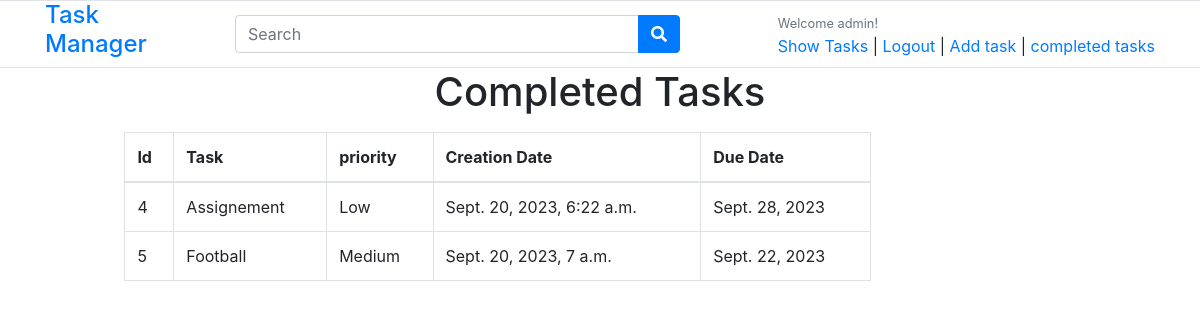
/show_complete/ (signed in), run on the app's committed database.
### tasks/models.py (models this page shows)
class taskModel(models.Model):
    user=models.ForeignKey(User, related_name='task', on_delete=models.CASCADE)
    title=models.CharField(max_length=100)
    description=models.CharField(max_length=300,null=True, blank=True)
    photo=models.ImageField(upload_to="img/")
    creation_date=models.DateTimeField(auto_now_add=True)
    due_date=models.DateField()
    priority=models.CharField(max_length=100,choices=PRIORITY)
    priority_slug=models.SlugField(max_length=100,null=True,blank=True)
    is_complete=models.BooleanField(default=False)

### tasks/views.py (the view)
# urls.py: path('show_complete/',views.ShowCompletedTasks.as_view(),name='show_complete'),
class ShowCompletedTasks(ListView):
   model=taskModel
   template_name='completed_task.html'
   context_object_name='tasks'
   def get_queryset(self):
      return taskModel.objects.filter(Q(is_complete=True) & Q(user=self.request.user))

### tasks/templates/completed_task.html
{% extends 'base.html' %}
{% block body %}
<h1 class="text-center">Completed Tasks</h1>
<div class ="row mt-3">
    <div class="col-md-10">
      {% if tasks %}
<table class="table table-bordered w-75 m-auto mt-4">
    <thead>
      <tr>
        <th scope="col">Id</th>
        <th scope="col">Task</th>
        <th scope="col">priority</th>
        <th scope="col">Creation Date</th>
        <th scope="col">Due Date</th>
      </tr>
    </thead>
    <tbody>
        {% for task in tasks %}
        <tr>
            <td>{{task.id}}</td>
            <td>{{task.title}}</a></td>
            <td>{{task.priority}}</td>
            <td>{{task.creation_date}}</td>
            <td>{{task.due_date}}</td>
          </tr>
        {% endfor %}
    </tbody>
  </table>
  {% else %}
  <h1 class="text-center ">No data availabe</h1>
{% endif %}
    </div>
</div>
{% endblock %}

### templates/base.html (shortened to what this page needs)
<!DOCTYPE html>
{% load static %}
<html lang="en">
  <head>
    <link
    href="{% static 'fonts/fontawesome/css/all.min.css' %}"
    type="text/css"
    rel="stylesheet"
  />
    <link rel="stylesheet" href="https://cdn.jsdelivr.net/npm/bootstrap@4.4.1/dist/css/bootstrap.min.css">
<body>
    <header class="section-header">
      <section class="header-main border-bottom">
        <div class="container">
          <div class="row align-items-center">
            <div class="col-lg-2 col-md-3 col-6">
              <a href="" class="brand-wrap">
               <a style="text-decoration:none;" href="/"> <h4>Task Manager</h4></a>
              </a>
            </div>
            <div class="col-lg-5 col-md-6 col-sm-12 col">
              <form action="{% url "search" %}" method="post" class="search">
                <div class="input-group w-100">
                  <input
                    name='value'
                    type="text"
                    class="form-control"
                    style="width: 50%"
                    placeholder="Search"
                  />
                  <div class="input-group-append">
                   <button class="btn btn-primary" type="submit">
                      <i class="fa fa-search"></i>
                    </button>
                  </div>
                </div>
              </form>
            </div>
            <div class="col-lg-5 col-sm-6 col-8 order-2 order-lg-3">
              <div class="d-flex justify-content-end mb-3 mb-lg-0">
                <div class="widget-header">
                  {% if request.user.is_authenticated %}
                  <small class="title text-muted">Welcome {{request.user.username}}!</small>
                  <div>
                    <a href=" {% url "profile" %}
                    ">Show Tasks</a>
                    <span class="dark-transp"> | </span>
                    <a href="{% url 'logoutpage' %}"> Logout</a>
                    <span class="dark-transp"> | </span>
                    <a href="{% url "add" %}">Add task </a>
                    <span class="dark-transp"> | </span>
                    <a href="{% url "show_complete" %}">completed tasks </a>
                  </div>
                </div>
                  {% endif %}
                </div>
              </div>
            </div>
          </div>
      </section>
    </header>
    {% block body %}
    {% endblock %}
</body>
</html>

### data on the page
taskModel: id "4", title "Assignement", priority "Low", creation_date "Sept. 20, 2023, 6:22 a.m.", due_date "Sept. 28, 2023"
taskModel: id "5", title "Football", priority "Medium", creation_date "Sept. 20, 2023, 7 a.m.", due_date "Sept. 22, 2023"

### other printed values
{{ request.user.username }} "admin"
